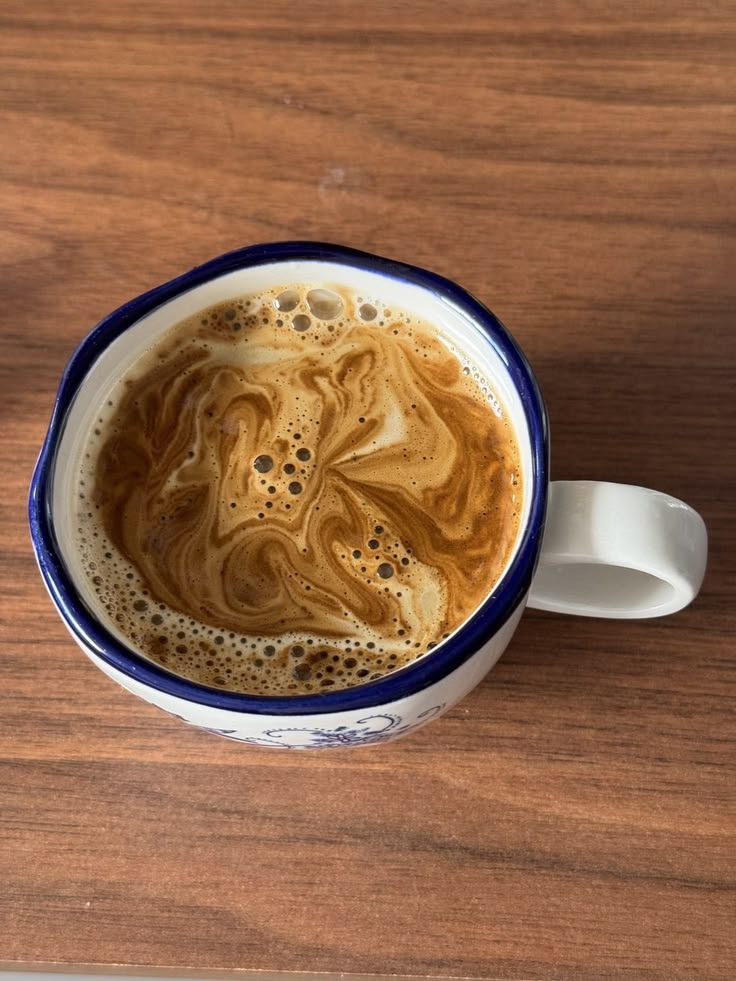
#> input picture studio/desk/art/coffee-photo.jpg, 736 x 981 px
$ python coffeephoto.py
#> lines starting #> are read from the running program, lines starting #| are printed output that depends on the picture; after the words box and inside, x2 and y2 are one past the last pixel; in counts of white or black regions, pixels touching at a corner belong together
# /// script
# dependencies = ["numpy", "pillow", "scipy"]
# ///
"""The coffee in the mug, taken from the user's photograph of a cup of it (art/coffee-photo.jpg): crema with milk
marbled through it and a ring of bubbles at the wall. The photograph looks down on the cup from a little in front, so
the round surface of the coffee is an ellipse in it, its near side hidden under the rim. That ellipse is found from
the coffee itself, by its colour, and drawn back out to a circle; where the rim or the wall hid the coffee, it is
filled with what lies just inside, mirrored, so the bubbles run on round the edge. Run from the repository root:

    uv run studio/desk/art/coffeephoto.py

It writes studio/desk/art/coffee-surface.png: PX pixels square, the surface's edge touching its sides, the far side
of the cup in the photograph at the top."""

import os

import numpy as np
from PIL import Image
from scipy import ndimage

HERE = os.path.dirname(os.path.abspath(__file__))
PHOTO = os.path.join(HERE, "coffee-photo.jpg")
OUT = os.path.join(HERE, "coffee-surface.png")
PX = 1024
# Where the cup lies in the photograph, in pixels: an ellipse round it, its middle and its half widths. Coffee is
# looked for only inside it, so the brown of the desk under the cup is left out.
CUP = (290, 490, 250, 230)
# Coffee is brown: warmer red than green, green than blue, and this saturated. The white wall and the blue rim are not.
SATURATION = 0.28
# The mirror starts this far in from where the coffee was last seen, so the last ragged pixels at the wall are left out.
INSIDE = 0.97


def coffee(rgb):
    """Where the photograph shows coffee: one solid patch."""
    r, g, b = rgb[..., 0], rgb[..., 1], rgb[..., 2]
    top, bottom = rgb.max(-1), rgb.min(-1)
    brown = ((top - bottom) / (top + 1e-6) > SATURATION) & (r > g) & (g > b) & (b < 0.75)
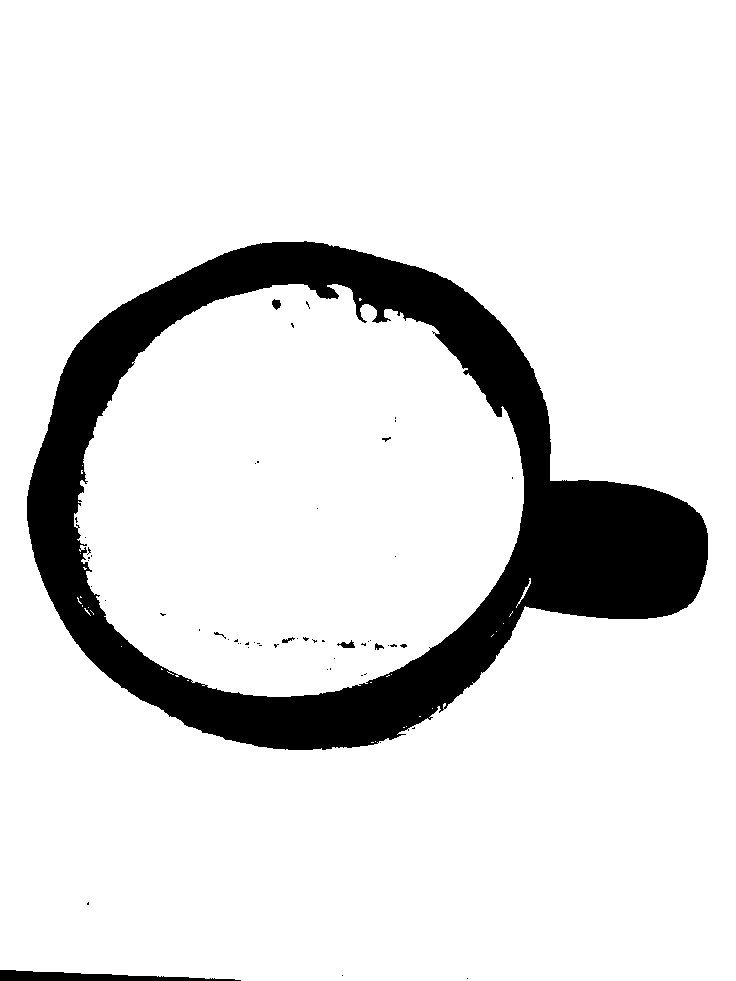
#> brown: shape (981, 736) bool; 87.5% white; 57 black regions (49 under 20 px), largest, box (x1, y1, x2, y2) and area: (27, 241, 708, 750) 88524, (0, 970, 241, 981) 1467, (337, 640, 355, 648) 75
    rows, cols = brown.shape
    y, x = np.mgrid[:rows, :cols]
    cx, cy, ax, ay = CUP
    brown &= ((x - cx) / ax) ** 2 + ((y - cy) / ay) ** 2 < 1
#> brown: shape (981, 736) bool; 19.6% white; 19 white regions (18 under 20 px), largest, box (x1, y1, x2, y2) and area: (74, 284, 524, 697) 141796
    brown = ndimage.binary_closing(brown, iterations=6)
#> brown: shape (981, 736) bool; 19.8% white; 1 white region, box (x1, y1, x2, y2) and area: (74, 284, 524, 697) 143186
    labels, count = ndimage.label(brown)
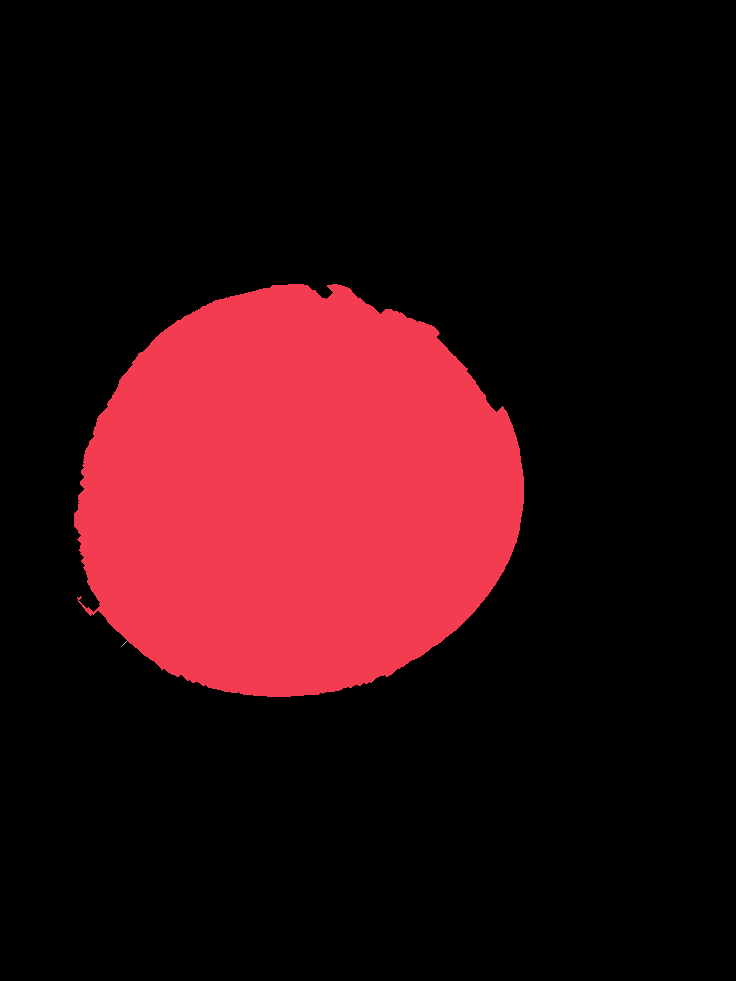
#> labels: shape (981, 736) int32; 8 distinct labels, from 0 to 7; one colour per label, 0 black
#> count = 7
    sizes = ndimage.sum(brown, labels, range(1, count + 1))
#> sizes = [143180, 1, 1, 1, 1, 1, 1]
    return ndimage.binary_fill_holes(labels == sizes.argmax() + 1)
#> returned value: shape (981, 736) bool; 19.8% white; 1 white region, box (x1, y1, x2, y2) and area: (74, 284, 524, 697) 143180


def main():
    rgb = np.asarray(Image.open(PHOTO).convert("RGB")).astype(np.float32) / 255
    mask = coffee(rgb)
    # The ellipse with the patch's own spread: a filled ellipse's covariance is a quarter of its half axes squared.
    ys, xs = np.nonzero(mask)
    middle = np.array([xs.mean(), ys.mean()])
#> middle = [295.6, 494.3]
    spread = np.cov(np.vstack((xs, ys)))
#> spread = [[12417.3, -460.9], [-460.9, 10513.7]]
    values, vectors = np.linalg.eigh(spread)
#> values = [10408, 12523]; vectors = [[-0.224, -0.975], [-0.975, 0.224]]
    axes = vectors @ np.diag(2 * np.sqrt(values)) @ vectors.T
#> axes = [[222.8, -4.31], [-4.31, 205]]

    # Every pixel of the circle, in units of its radius, and how far out along its direction coffee was seen.
    u = (np.arange(PX) + 0.5) / PX * 2 - 1
    U, V = np.meshgrid(u, u)
    rho = np.hypot(U, V)
    theta = np.arctan2(V, U)
    angles = np.linspace(-np.pi, np.pi, 720, endpoint=False)
    steps = np.linspace(0, 1.2, 600)
    dirs = np.stack((np.cos(angles), np.sin(angles)))
    along = middle[:, None, None] + np.einsum("ij,jak->iak", axes, dirs[:, :, None] * steps[None, None, :])
    seen = ndimage.map_coordinates(mask.astype(np.float32), [along[1], along[0]], order=1) > 0.5
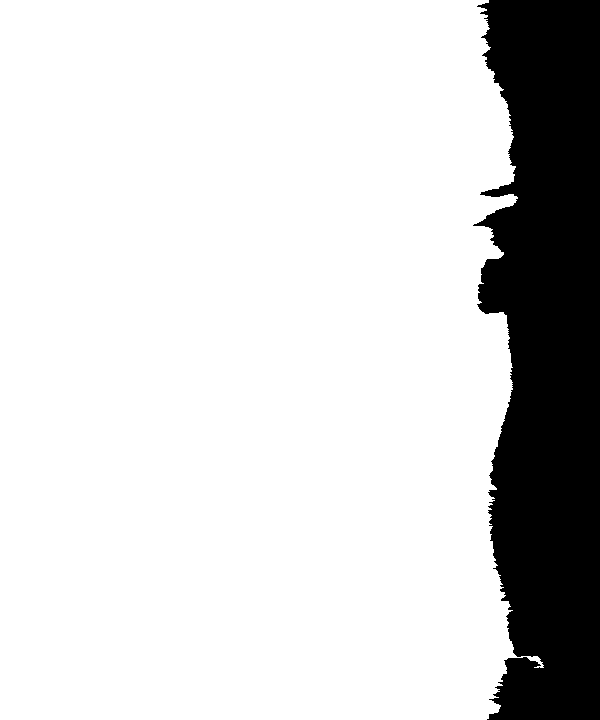
#> seen: shape (720, 600) bool; 83.2% white; 1 black region, box (x1, y1, x2, y2) and area: (473, 0, 600, 720) 72674
    # The first step out along each direction where the coffee ends.
    reach = steps[np.argmin(seen, axis=1) - 1]
#> reach = 720 values, max 1.05 at index 657, min 0.946 at index 225, mean 0.997
    reach = ndimage.uniform_filter1d(reach, 9, mode="wrap") * INSIDE
#> reach = 720 values, max 1 at index 201, min 0.928 at index 293, mean 0.967
    edge = np.interp(theta, angles, reach, period=2 * np.pi)
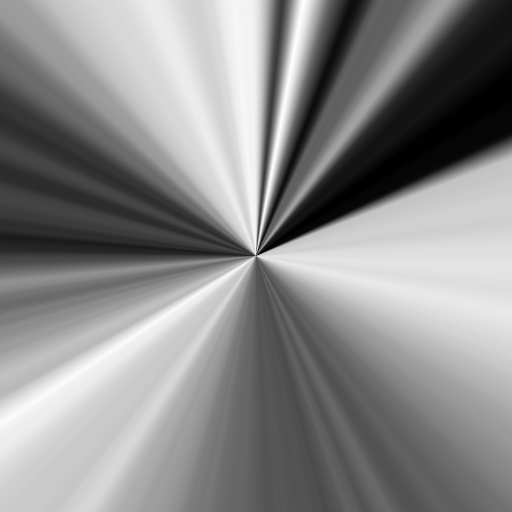
#> edge: shape (1024, 1024) float64 (shown at 1/2 size); min 0.928, max 1, mean 0.967; drawn with min black and max white
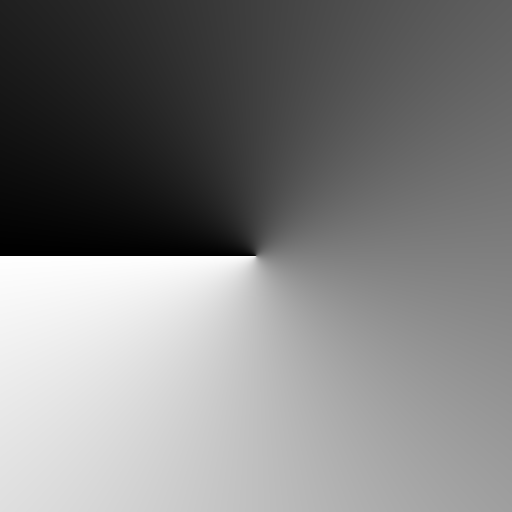
#> theta: shape (1024, 1024) float64 (shown at 1/2 size); min -3.14, max 3.14, mean 1.39e-17; drawn with min black and max white
    # Past the edge, the coffee just inside it, mirrored.
    rho = np.where(rho > edge, np.maximum(2 * edge - rho, 0), rho)
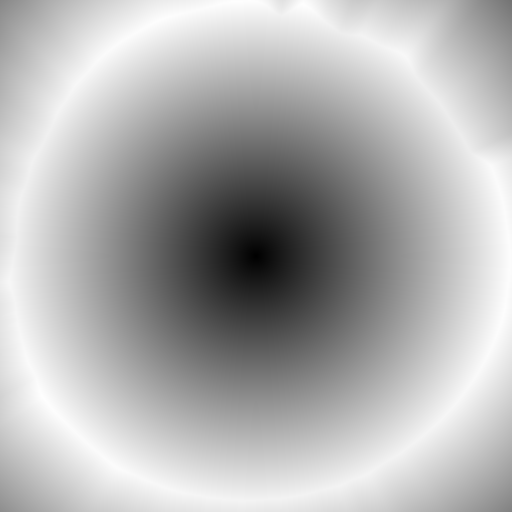
#> rho: shape (1024, 1024) float64 (shown at 1/2 size); min 0.00138, max 1, mean 0.694; drawn with min black and max white
    src = middle[:, None, None] + np.einsum("ij,jkl->ikl", axes, np.stack((rho * np.cos(theta), rho * np.sin(theta))))
    out = np.dstack([ndimage.map_coordinates(rgb[..., c], [src[1], src[0]], order=3, mode="nearest") for c in range(3)])
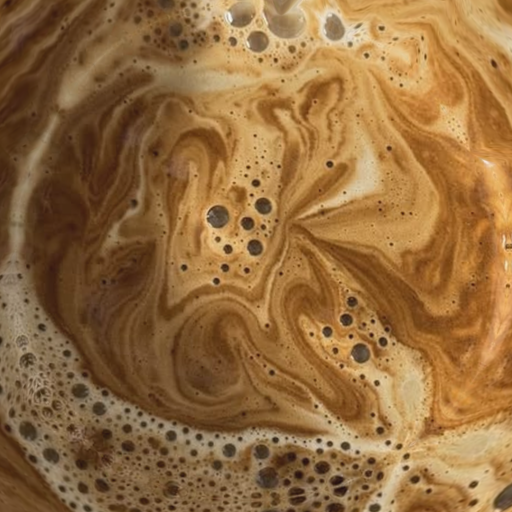
#> out: shape (1024, 1024, 3) float32 (shown at 1/2 size); mean R, G, B 0.575, 0.401, 0.201; drawn with min black and max white
    Image.fromarray((np.clip(out, 0, 1) * 255).round().astype(np.uint8)).save(OUT)
    print(f"ELLIPSE middle {middle.round(2).tolist()} axes {axes.round(2).tolist()} -> {OUT}")
#| ELLIPSE middle [295.58, 494.27] axes [[222.82, -4.31], [-4.31, 205.03]] -> studio/desk/art/coffee-surface.png


if __name__ == "__main__":
    main()
